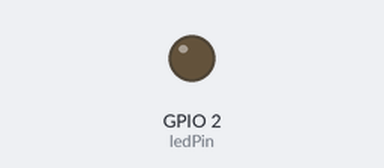
Recording of a sketch running on a simulated ESP8266 (NodeMCU). Parts: output pins drawn as LEDs (lit = HIGH). WiFi joins after 1.5 s; servers stay silent unless stated; what the sketch prints to the serial monitor is not drawn.

Above: at 0.1 s.
At 1.8 s:
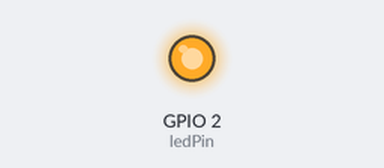
Timing chart, 0 to 3.3 s (numbered marks = the images above):
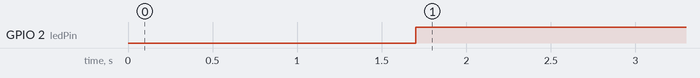

The sketch:

NextionClient.ino
```cpp
#include <ESP8266WiFi.h>
#include <WiFiClient.h>
#include <ESP8266HTTPClient.h>
#include <ArduinoJson.h>

const char* ssid = "i2rAp";
const char* password = "00000000";

const int ledPin =  LED_BUILTIN;// the number of the LED pin
//json
StaticJsonDocument<200> doc;
DeserializationError error;
JsonObject root;
String payload;

void DoJason() {
  deserializeJson(doc,payload);
  root = doc.as<JsonObject>();
  bool sw0 = root["sw0"];
  int count = root["count"];
  //latitude = root["data"][0];
  //longitude = root["data"][1];
  if(sw0==true)
    digitalWrite(ledPin, LOW);
  else
    digitalWrite(ledPin, HIGH);

  if (error) {
    Serial.print(F("deserializeJson() failed: "));
    Serial.println(error.c_str());
    return;
  }
  Serial.println();
  Serial.println(sw0);
  Serial.println(count);
}


void setupWifi() {
  WiFi.mode(WIFI_STA);
  WiFi.begin(ssid, password);
  Serial.println("");

  // Wait for connection
  while (WiFi.status() != WL_CONNECTED) {
    delay(500);
    Serial.print(".");
  }
  Serial.println("");
  Serial.print("Connected to ");
  Serial.println(ssid);
  Serial.print("IP address: ");
  Serial.println(WiFi.localIP());
}

void setup(void){
  pinMode(ledPin, OUTPUT);
  Serial.begin(9600);
  setupWifi();
}

void loop(void){
  HTTPClient http;    //Declare object of class HTTPClient

  http.begin("http://192.168.4.1/");     //Specify request destination

  int httpCode = http.GET();            //Send the request
  payload = http.getString();    //Get the response payload

  //Serial.println(httpCode);   //Print HTTP return code
  Serial.println(payload);    //Print request response payload
  DoJason();

  http.end();  //Close connection
  delay(2000);  //GET Data at every 5 seconds
}
```

Measured:
- by itself, GPIO 2 (ledPin): LOW → HIGH at 1.7 s
